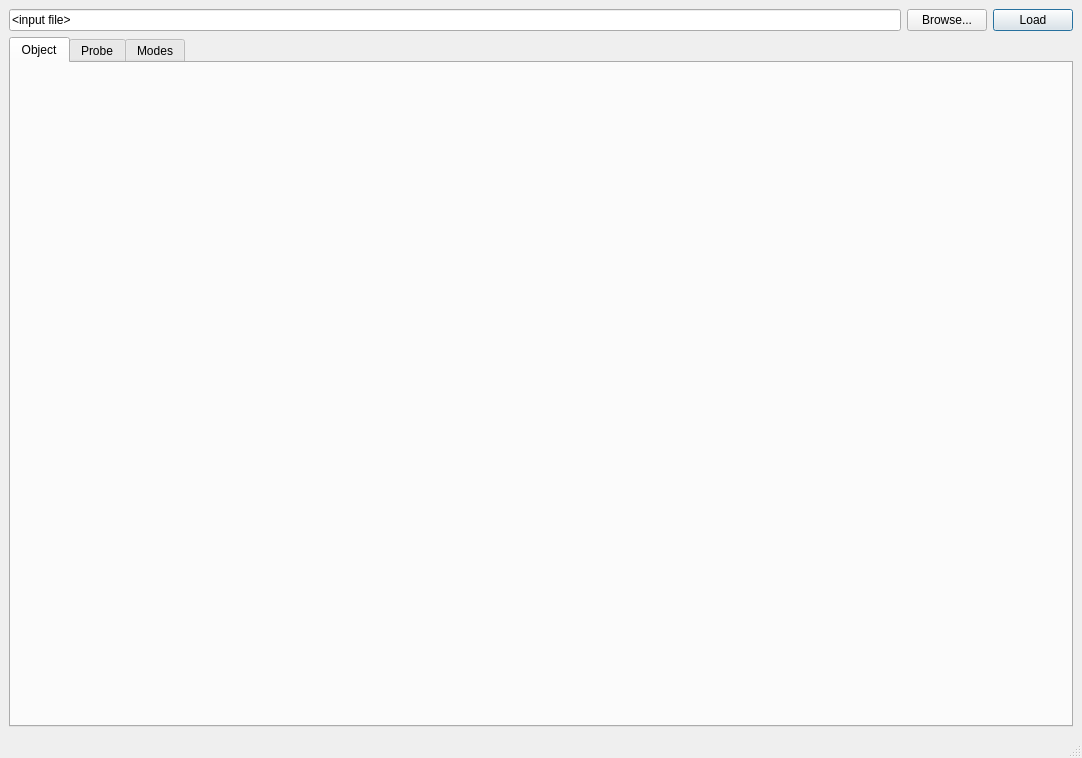
<?xml version="1.0" encoding="UTF-8"?>
<ui version="4.0">
 <class>MainWindow</class>
 <widget class="QMainWindow" name="MainWindow">
  <property name="geometry">
   <rect>
    <x>0</x>
    <y>0</y>
    <width>1082</width>
    <height>758</height>
   </rect>
  </property>
  <property name="windowTitle">
   <string>NanoMAX Ptycho Viewer</string>
  </property>
  <property name="windowIcon">
   <iconset resource="design.qrc">
    <normaloff>:/logos/icon.png</normaloff>:/logos/icon.png</iconset>
  </property>
  <widget class="QWidget" name="centralwidget">
   <layout class="QGridLayout" name="gridLayout_2">
    <item row="0" column="0">
     <layout class="QGridLayout" name="gridLayout">
      <item row="0" column="1">
       <widget class="QPushButton" name="browseButton">
        <property name="sizePolicy">
         <sizepolicy hsizetype="Preferred" vsizetype="Fixed">
          <horstretch>0</horstretch>
          <verstretch>0</verstretch>
         </sizepolicy>
        </property>
        <property name="maximumSize">
         <size>
          <width>1000000</width>
          <height>16777215</height>
         </size>
        </property>
        <property name="toolTip">
         <string>&lt;html&gt;&lt;head/&gt;&lt;body&gt;&lt;p&gt;Browse for data files&lt;/p&gt;&lt;/body&gt;&lt;/html&gt;</string>
        </property>
        <property name="text">
         <string>Browse...</string>
        </property>
       </widget>
      </item>
      <item row="0" column="0">
       <widget class="QLineEdit" name="filenameBox">
        <property name="sizePolicy">
         <sizepolicy hsizetype="MinimumExpanding" vsizetype="Fixed">
          <horstretch>0</horstretch>
          <verstretch>0</verstretch>
         </sizepolicy>
        </property>
        <property name="minimumSize">
         <size>
          <width>100</width>
          <height>0</height>
         </size>
        </property>
        <property name="baseSize">
         <size>
          <width>200</width>
          <height>0</height>
         </size>
        </property>
        <property name="text">
         <string>&lt;input file&gt;</string>
        </property>
        <property name="placeholderText">
         <string extracomment="file to load"/>
        </property>
       </widget>
      </item>
      <item row="0" column="2">
       <widget class="QPushButton" name="loadButton">
        <property name="sizePolicy">
         <sizepolicy hsizetype="Preferred" vsizetype="Fixed">
          <horstretch>0</horstretch>
          <verstretch>0</verstretch>
         </sizepolicy>
        </property>
        <property name="maximumSize">
         <size>
          <width>10000</width>
          <height>16777215</height>
         </size>
        </property>
        <property name="toolTip">
         <string>&lt;html&gt;&lt;head/&gt;&lt;body&gt;&lt;p&gt;Go!&lt;/p&gt;&lt;/body&gt;&lt;/html&gt;</string>
        </property>
        <property name="text">
         <string>Load</string>
        </property>
        <property name="autoDefault">
         <bool>true</bool>
        </property>
        <property name="default">
         <bool>true</bool>
        </property>
       </widget>
      </item>
     </layout>
    </item>
    <item row="1" column="0">
     <widget class="QTabWidget" name="tabWidget">
      <property name="focusPolicy">
       <enum>Qt::TabFocus</enum>
      </property>
      <property name="currentIndex">
       <number>0</number>
      </property>
      <widget class="QWidget" name="object">
       <attribute name="title">
        <string>Object</string>
       </attribute>
       <layout class="QHBoxLayout" name="horizontalLayout">
        <item>
         <widget class="ObjectView" name="objectWidget" native="true"/>
        </item>
       </layout>
      </widget>
      <widget class="QWidget" name="probe">
       <attribute name="title">
        <string>Probe</string>
       </attribute>
       <layout class="QHBoxLayout" name="horizontalLayout_2">
        <item>
         <widget class="QSplitter" name="splitter_2">
          <property name="orientation">
           <enum>Qt::Horizontal</enum>
          </property>
          <widget class="QSplitter" name="splitter">
           <property name="orientation">
            <enum>Qt::Vertical</enum>
           </property>
           <widget class="Histogram" name="probeHist" native="true">
            <property name="sizePolicy">
             <sizepolicy hsizetype="Preferred" vsizetype="Fixed">
              <horstretch>1</horstretch>
              <verstretch>1</verstretch>
             </sizepolicy>
            </property>
            <property name="minimumSize">
             <size>
              <width>200</width>
              <height>200</height>
             </size>
            </property>
            <property name="maximumSize">
             <size>
              <width>500</width>
              <height>16777215</height>
             </size>
            </property>
            <property name="baseSize">
             <size>
              <width>0</width>
              <height>0</height>
             </size>
            </property>
           </widget>
           <widget class="QWidget" name="layoutWidget">
            <layout class="QVBoxLayout" name="verticalLayout" stretch="0,0">
             <item>
              <widget class="ProbeView" name="probePlot" native="true">
               <property name="sizePolicy">
                <sizepolicy hsizetype="Preferred" vsizetype="Preferred">
                 <horstretch>0</horstretch>
                 <verstretch>2</verstretch>
                </sizepolicy>
               </property>
               <property name="minimumSize">
                <size>
                 <width>0</width>
                 <height>200</height>
                </size>
               </property>
               <property name="maximumSize">
                <size>
                 <width>500</width>
                 <height>16777215</height>
                </size>
               </property>
              </widget>
             </item>
             <item>
              <widget class="ProbeView" name="probePlot2" native="true">
               <property name="sizePolicy">
                <sizepolicy hsizetype="Preferred" vsizetype="Preferred">
                 <horstretch>0</horstretch>
                 <verstretch>2</verstretch>
                </sizepolicy>
               </property>
               <property name="minimumSize">
                <size>
                 <width>0</width>
                 <height>200</height>
                </size>
               </property>
               <property name="maximumSize">
                <size>
                 <width>500</width>
                 <height>16777215</height>
                </size>
               </property>
              </widget>
             </item>
            </layout>
           </widget>
          </widget>
          <widget class="QWidget" name="layoutWidget">
           <layout class="QVBoxLayout" name="verticalLayout_2">
            <item>
             <layout class="QGridLayout" name="gridLayout_3">
              <item row="0" column="0">
               <widget class="QLabel" name="label">
                <property name="text">
                 <string>Backward</string>
                </property>
               </widget>
              </item>
              <item row="0" column="1">
               <widget class="QSpinBox" name="backwardBox">
                <property name="sizePolicy">
                 <sizepolicy hsizetype="Minimum" vsizetype="Fixed">
                  <horstretch>1</horstretch>
                  <verstretch>0</verstretch>
                 </sizepolicy>
                </property>
                <property name="maximum">
                 <number>10000</number>
                </property>
                <property name="value">
                 <number>1000</number>
                </property>
               </widget>
              </item>
              <item row="0" column="3">
               <widget class="QLabel" name="label_3">
                <property name="text">
                 <string>Forward</string>
                </property>
               </widget>
              </item>
              <item row="0" column="4">
               <widget class="QSpinBox" name="forwardBox">
                <property name="sizePolicy">
                 <sizepolicy hsizetype="Minimum" vsizetype="Fixed">
                  <horstretch>1</horstretch>
                  <verstretch>0</verstretch>
                 </sizepolicy>
                </property>
                <property name="maximum">
                 <number>10000</number>
                </property>
                <property name="value">
                 <number>1000</number>
                </property>
               </widget>
              </item>
              <item row="0" column="9">
               <widget class="QPushButton" name="propagateButton">
                <property name="text">
                 <string>Propagate</string>
                </property>
               </widget>
              </item>
              <item row="1" column="0">
               <widget class="QLabel" name="label_2">
                <property name="text">
                 <string>Plane of interest</string>
                </property>
               </widget>
              </item>
              <item row="1" column="9">
               <widget class="QPushButton" name="focusButton">
                <property name="text">
                 <string>Autofocus</string>
                </property>
               </widget>
              </item>
              <item row="0" column="2">
               <spacer name="horizontalSpacer">
                <property name="orientation">
                 <enum>Qt::Horizontal</enum>
                </property>
                <property name="sizeHint" stdset="0">
                 <size>
                  <width>60</width>
                  <height>20</height>
                 </size>
                </property>
               </spacer>
              </item>
              <item row="0" column="5">
               <spacer name="horizontalSpacer_2">
                <property name="orientation">
                 <enum>Qt::Horizontal</enum>
                </property>
                <property name="sizeHint" stdset="0">
                 <size>
                  <width>60</width>
                  <height>20</height>
                 </size>
                </property>
               </spacer>
              </item>
              <item row="0" column="7">
               <widget class="QSpinBox" name="numberBox">
                <property name="sizePolicy">
                 <sizepolicy hsizetype="Minimum" vsizetype="Fixed">
                  <horstretch>1</horstretch>
                  <verstretch>0</verstretch>
                 </sizepolicy>
                </property>
                <property name="maximum">
                 <number>1000</number>
                </property>
                <property name="value">
                 <number>200</number>
                </property>
               </widget>
              </item>
              <item row="0" column="6">
               <widget class="QLabel" name="label_4">
                <property name="text">
                 <string>Steps</string>
                </property>
               </widget>
              </item>
              <item row="0" column="8">
               <spacer name="horizontalSpacer_3">
                <property name="orientation">
                 <enum>Qt::Horizontal</enum>
                </property>
                <property name="sizeHint" stdset="0">
                 <size>
                  <width>40</width>
                  <height>20</height>
                 </size>
                </property>
               </spacer>
              </item>
              <item row="1" column="1" colspan="7">
               <widget class="QSlider" name="focusSlider">
                <property name="orientation">
                 <enum>Qt::Horizontal</enum>
                </property>
               </widget>
              </item>
              <item row="1" column="8">
               <spacer name="horizontalSpacer_4">
                <property name="orientation">
                 <enum>Qt::Horizontal</enum>
                </property>
                <property name="sizeHint" stdset="0">
                 <size>
                  <width>40</width>
                  <height>20</height>
                 </size>
                </property>
               </spacer>
              </item>
             </layout>
            </item>
            <item>
             <widget class="PropagationView" name="verticalFocusView" native="true">
              <property name="minimumSize">
               <size>
                <width>200</width>
                <height>0</height>
               </size>
              </property>
             </widget>
            </item>
            <item>
             <widget class="PropagationView" name="horizontalFocusView" native="true"/>
            </item>
           </layout>
          </widget>
         </widget>
        </item>
       </layout>
      </widget>
      <widget class="QWidget" name="modes">
       <attribute name="title">
        <string>Modes</string>
       </attribute>
       <layout class="QHBoxLayout" name="horizontalLayout_3">
        <item>
         <widget class="ModeView" name="modeWidget" native="true"/>
        </item>
       </layout>
      </widget>
     </widget>
    </item>
   </layout>
  </widget>
  <widget class="QMenuBar" name="menubar">
   <property name="geometry">
    <rect>
     <x>0</x>
     <y>0</y>
     <width>1082</width>
     <height>20</height>
    </rect>
   </property>
  </widget>
  <widget class="QStatusBar" name="statusbar"/>
 </widget>
 <customwidgets>
  <customwidget>
   <class>ObjectView</class>
   <extends>QWidget</extends>
   <header>widgets/ObjectView.h</header>
   <container>1</container>
  </customwidget>
  <customwidget>
   <class>PropagationView</class>
   <extends>QWidget</extends>
   <header>widgets/Probe.h</header>
   <container>1</container>
  </customwidget>
  <customwidget>
   <class>ProbeView</class>
   <extends>QWidget</extends>
   <header>widgets/Probe.h</header>
   <container>1</container>
  </customwidget>
  <customwidget>
   <class>Histogram</class>
   <extends>QWidget</extends>
   <header>widgets/Probe.h</header>
   <container>1</container>
  </customwidget>
  <customwidget>
   <class>ModeView</class>
   <extends>QWidget</extends>
   <header>widgets/ModeView.h</header>
   <container>1</container>
  </customwidget>
 </customwidgets>
 <tabstops>
  <tabstop>filenameBox</tabstop>
  <tabstop>browseButton</tabstop>
  <tabstop>loadButton</tabstop>
  <tabstop>tabWidget</tabstop>
 </tabstops>
 <resources>
  <include location="design.qrc"/>
 </resources>
 <connections/>
</ui>
